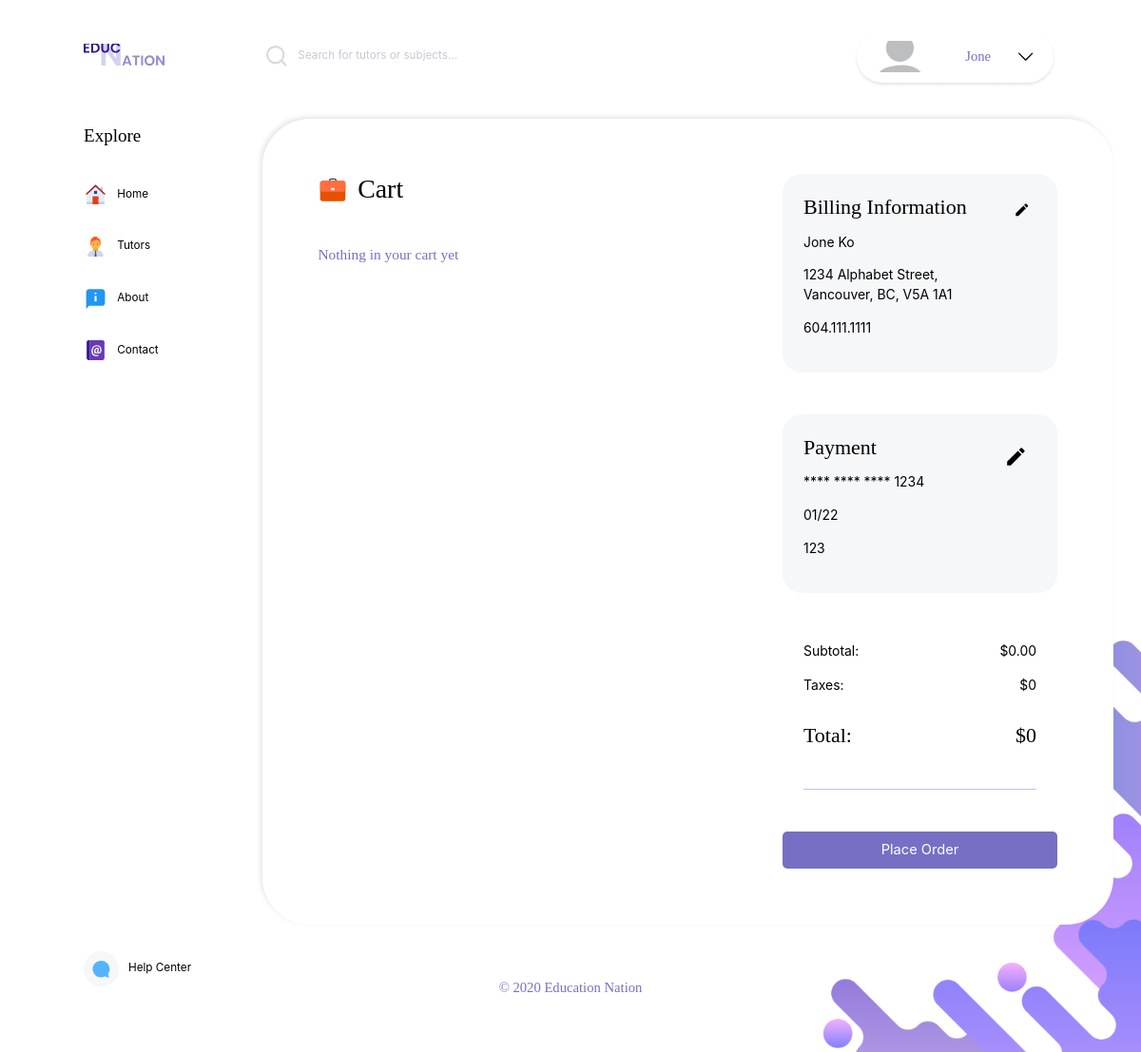
The page /cart.php (signed in) on the database as committed earlier.
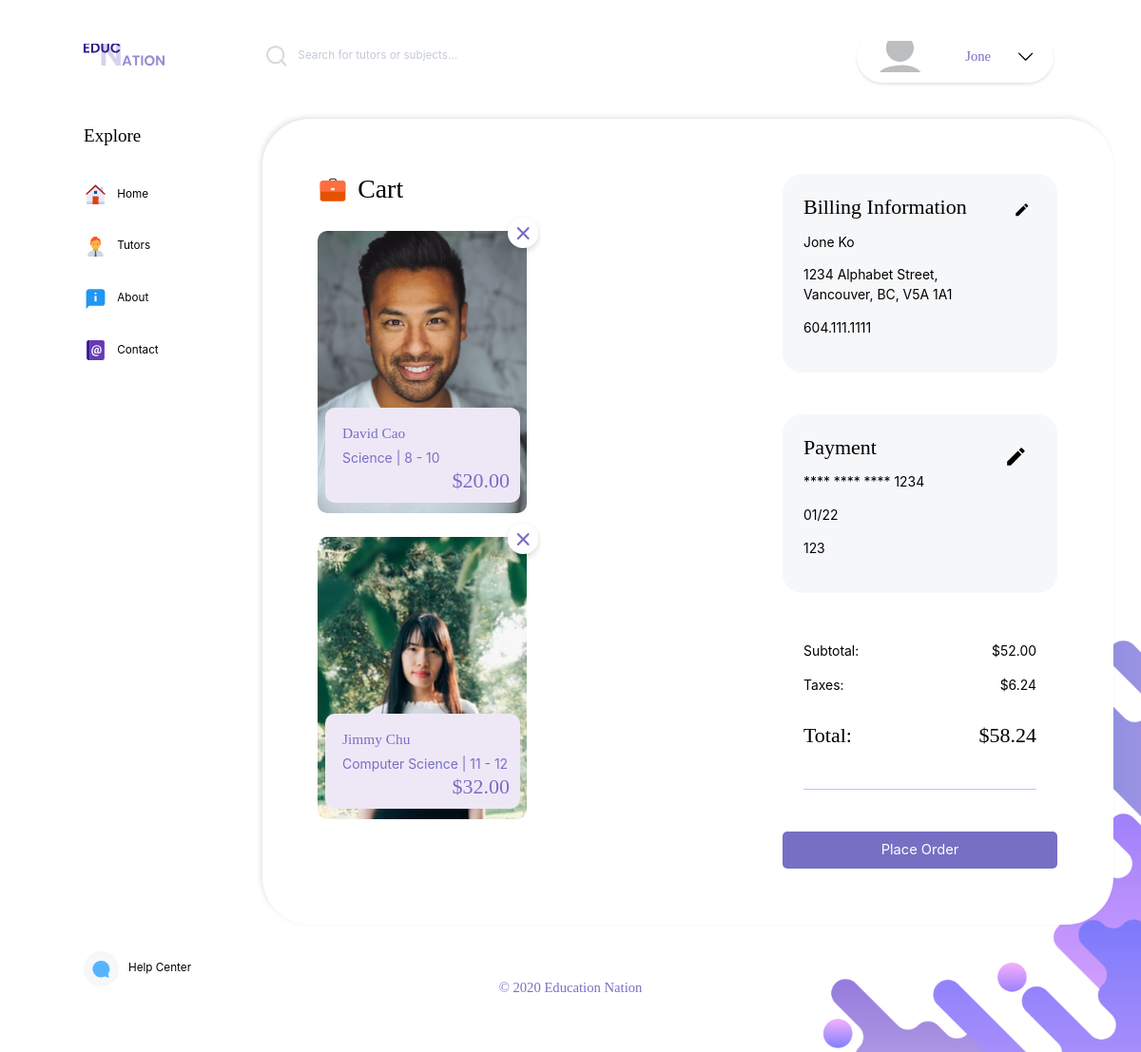
The same page on the database as committed later.
### tables this page shows
CREATE TABLE IF NOT EXISTS `cartadd` (
  `c_id` int(11) DEFAULT NULL,
  `student_id` int(11) DEFAULT NULL,
  `cart_id` int(11) NOT NULL AUTO_INCREMENT,
  PRIMARY KEY (`cart_id`),
  KEY `c_id` (`c_id`),
  KEY `student_id` (`student_id`)
);

CREATE TABLE IF NOT EXISTS `member` (
  `m_id` int(11) NOT NULL AUTO_INCREMENT,
  `fname` char(30) DEFAULT NULL,
  `email` varchar(255) DEFAULT NULL,
  `password` char(128) DEFAULT NULL,
  `profile_address` varchar(260) DEFAULT NULL,
  `lname` char(30) DEFAULT NULL,
  PRIMARY KEY (`m_id`)
);

CREATE TABLE IF NOT EXISTS `course` (
  `c_id` int(11) NOT NULL AUTO_INCREMENT,
  `tutor_id` int(11) NOT NULL,
  `price` decimal(6,2) DEFAULT NULL,
  `subject_name` char(30) DEFAULT NULL,
  `min_grade` decimal(2,0) DEFAULT NULL,
  `max_grade` decimal(2,0) DEFAULT NULL,
  PRIMARY KEY (`c_id`,`tutor_id`),
  KEY `tutor_id` (`tutor_id`)
);

### cart.php (the view, shortened to what this page needs)
<!DOCTYPE html>
<html lang="en" dir="ltr">
  <head>
    <link rel="stylesheet" href="css/normalize.css">
    <link rel="stylesheet" href="css/style.css">
    <link rel="stylesheet" href="css/fonts.css">
    <link rel="stylesheet" href="css/cart.css">
  </head>
  <body>
    <div class="iframe-wrapper">
      <iframe class="help-iframe" id="iframeHelp" src="help-overlay.php" frameborder="0"></iframe>
    </div>
    <div class="body-wrapper">
      <?php include('shared/topNav.php'); ?>
      <div class="side-nav">
        <div class="side-nav-item main-menu">
          <p class="heading-2">Explore</p>
          <a href="index.php" class="icon-home">Home</a>
          <a href="tutors-listing.php" class="icon-tutors">Tutors</a>
          <a href="about.php" class="icon-about">About</a>
          <a href="contact.php" class="icon-contact">Contact</a>
        </div>
        <div class="max-flex-box-item"></div>
        <div class="side-nav-item help-button">
          <a href="#" class="icon-help" id="help-center" onclick="chatModuleUp()">Help Center</a>
        </div>
      </div>
      <div class="cart-section">
        <div class="cart-container">
          <div class="cart-content">
            <p class="title-with-icon heading-1 icon-briefcase">Cart</p>
            <div class="cart-item-container">
              <?php
              $subtotal = 0;
              if ($inCart > 0) {
                $connection = mysqli_connect("localhost", "view", "", "terence_liu");
                $query = "SELECT cartadd.cart_id, member.fname, member.lname, member.profile_address, course.subject_name, course.min_grade, course.max_grade, course.price
                          FROM cartadd INNER JOIN course on cartadd.c_id = course.c_id
                          INNER JOIN member on course.tutor_id = member.m_id
                          WHERE cartadd.student_id = " .  $_SESSION['m_id'];
                $cartList = mysqli_query($connection, $query);
                while ($row = mysqli_fetch_array($cartList))
                {
                  $profileImage = $row['profile_address'];
                  $tutorfame = $row['fname'];
                  $tutorlame = $row['lname'];
                  $courseName = $row['subject_name'];
                  $minGrade = ($row['min_grade'] == 0) ? "K" : $row['min_grade'];
                  $maxGrade = $row['max_grade'];
                  $price = $row['price'];
                  $subtotal += $row['price'];
                  $cartID = $row['cart_id'];
                  ($minGrade === 0) ? $minGrade = "K" : true;
                  echo"<div class='cart-item'>
                        <div class='card-container'>
                          <img src='$profileImage' alt='$tutorfame Profile Picture'>
                          <div class='remove-button' id='$cartID' onclick='removeItem($cartID)'></div>
                          <div class='info-wrapper'>
                            <div class='card-info'>
                              <p class='heading-4'>$tutorfame $tutorlame</p>
                              <p class='body-text tutor-spec'>$courseName | $minGrade - $maxGrade</p>
                              <p class='heading-4 tutor-price'>$$price</p>
                            </div>
                          </div>
                        </div>
                      </div>";
                }
              }
              else {
                echo "<p class='heading-4'>Nothing in your cart yet</p>";
              }
               ?>
            </div>
          </div>
          <div class="cart-detail">
            <div class="cart-info">
              <div class="billing-info">
                <p class="heading-3 cart-info-heading"> Billing Information</p>
                <p class="body-text bill-name">
                  <?php echo $_SESSION['name'] . " " . $_SESSION['lname']; ?>
                </p>
                <p class="body-text bill-address">1234 Alphabet Street, Vancouver, BC, V5A 1A1</p>
                <p class="body-text bill-phone-num">604.111.1111</p>
              </div>
              <a href="#" class="icon-edit"></a>
            </div>
            <div class="cart-info">
              <div class="payment-info">
                <p class="heading-3 cart-info-heading"> Payment</p>
                <p class="body-text card-number">**** **** **** 1234</p>
                <p class="body-text card-exp">01/22</p>
                <p class="body-text card-cvc">123</p>
              </div>
              <a href="#" class="icon-edit"></a>
            </div>
            <div class="cart-payment-breakdown">
              <div class="breakdown-item breakdown-subtotal">
                <p class="body-text">Subtotal:</p>
                <p class="body-text">
                  <?php echo "$" . $subtotal . ".00" ?>
                </p>
              </div>
              <div class="breakdown-item breakdown-tax">
                <p class="body-text">Taxes:</p>
                <p class="body-text">
                  <?php echo "$" . $subtotal*0.12 ?>
                </p>
              </div>
              <div class="breakdown-item breakdown-total">
                <p class="heading-3 cart-info-heading">Total:</p>
                <p class="heading-3 cart-info-heading">
                  <?php echo "$" . $subtotal*1.12 ?>
                </p>
              </div>
            </div>
            <a href="#" class="btn place-order">Place Order</a>
          </div>
        </div>
      </div>
    </div>
    <?php include('shared/footer.php'); ?>
  </body>
</html>

### shared/topNav.php (shortened to what this page needs)
<div class="top-nav">
  <div class="top-nav-item logo">
    <a href="index.php"><img src="img/Logo.svg" alt="Logo image"></a>
  </div>
  <div class="top-nav-item">
    <div class="searchbar">
        <button type="submit" name="search" aria-label="search-button" onClick="search_function()"></button>
        <input type="search" id="searchbar" name="search" aria-label="search" placeholder="Search for tutors or subjects..." onkeydown="key_down()">
    </div>
  </div>
  <div class="top-nav-item account-section" id='logined'>
      <?php
      if (isset($_SESSION['loggedin']) && $_SESSION['loggedin'] == true) {
          $connection = mysqli_connect("localhost", "view", "", "terence_liu");
          $profileImage = mysqli_fetch_array(mysqli_query($connection, "SELECT member.profile_address FROM member
                                                                        WHERE member.m_id = " .  $_SESSION['m_id']))[0];
          if ($profileImage == null) {
            $profileImage = "img/member/default.jpg";
          }
      } else {
        echo "<script language='javascript'>
                document.getElementById('not-login').classList.add('display');
              </script>";
      }
      if (!isset($_SESSION['isTutor']) || !$_SESSION['isTutor']) {
        $inCart = (mysqli_query($connection, "SELECT cartadd.student_id FROM cartadd WHERE cartadd.student_id = " .  $_SESSION['m_id'])->num_rows);
      }
       ?>
    <div class="dropDown">
      <button class="dropbtn">
        <div class="login-wrapper">
          <div class="icon-pic profile-picture" style="background-image:url(<?php echo $profileImage?>)"></div>
            <p class="heading-3"> <span class="hello"> Hello </span>
            <?php echo $_SESSION['name']?>
           </p>
          <div class="icon-caret"></div>
        </div>
      </button>
    </div>
  </div>
</div>

### shared/footer.php
<footer>
  <p>© 2020 Education Nation</p>
</footer>

### css/cart.css (style rules this page uses)
body { background: url('../img/Purple_Bottom_Right.png'); background-repeat: no-repeat; background-attachment: scroll; background-position: right bottom; background-size: 30% auto; }
.cart-container { box-shadow: -2px -2px 5px rgba(125, 125, 125, 0.2); background: white; border-radius: 50px; padding: 4em; min-height: 85.5vh; }
@media only screen and (max-width: 1800px) { .login-wrapper .heading-3 { padding-left: 0; padding-right: 0.75em; } }
.icon-caret { margin-right: 0.75rem; }
.cart-section { padding-left: 18.8em; padding-top: 8.5em; padding-right: 5em; }
.cart-container { display: flex; display: -webkit-flex; display: -ms-flex; }
.cart-item-container { width: 100%; display: flex; display: -webkit-flex; display: -ms-flex; flex-direction: row; flex-wrap: wrap; }
.cart-item { padding-right: 1.5em; padding-bottom: 1.5em; }
.cart-item .card-container { max-width: 15em; }
.remove-button { background-image: url('../img/Remove_From_Cart.svg'); background-repeat: no-repeat; position: absolute; top: -1.4em; right: -1em; width: 3em; height: 3em; }
.cart-content { flex: 1 1 auto; }
.cart-detail { flex: 0 0 40%; position: relative; z-index: 4; padding-left: 1.5em; }
.cart-payment-breakdown { padding: 0 1.5rem; }
.cart-info { background: #F6F7F9; border-radius: 1.4em; display: flex; display: -webkit-flex; display: -ms-flex; padding: 1.5em; flex-direction: row; justify-content: space-between; width: 100%; margin-bottom: 3em; }
.cart-info-heading { margin: 0; font-size: 1.5rem; color: black; }
.billing-info, .payment-info { flex: 1 1 auto; }
.breakdown-item { display: flex; display: -webkit-flex; display: -ms-flex; flex-direction: row; justify-content: space-between; }
.breakdown-subtotal>p, .breakdown-tax>p { margin-bottom: 0.5rem; margin-top: 0.5rem; }
.breakdown-total>p { margin-top: 1.5rem; margin-bottom: 3rem; }
.breakdown-total { border-bottom: solid 1px #C4BFFC; }
.place-order { margin-top: 3rem; color: white; background: #776FC4; text-align: center; }
@media only screen and (max-width: 2045px) { .cart-section { padding-right: 2em; } }
@media only screen and (max-width: 1440px) { .profile-picture { padding-left: 2.5rem; } }
@media only screen and (max-width: 1350px) { .cart-content { margin-right: 1rem; } }

Rows that differ between the two databases and show on the page:
added cartadd: member.profile_address (picture), member.fname "David", member.lname "Cao", course.subject_name "Science", course.min_grade "8", course.max_grade "10", course.price "20.00"
added cartadd: member.profile_address (picture), member.fname "Jimmy", member.lname "Chu", course.subject_name "Computer Science", course.min_grade "11", course.max_grade "12", course.price "32.00"
Other text that changed with them:
$subtotal: "0" → "52"
$subtotal*0.12: "0" → "6.24"
$subtotal*1.12: "0" → "58.24"
text no longer shown: "Nothing in your cart yet"
